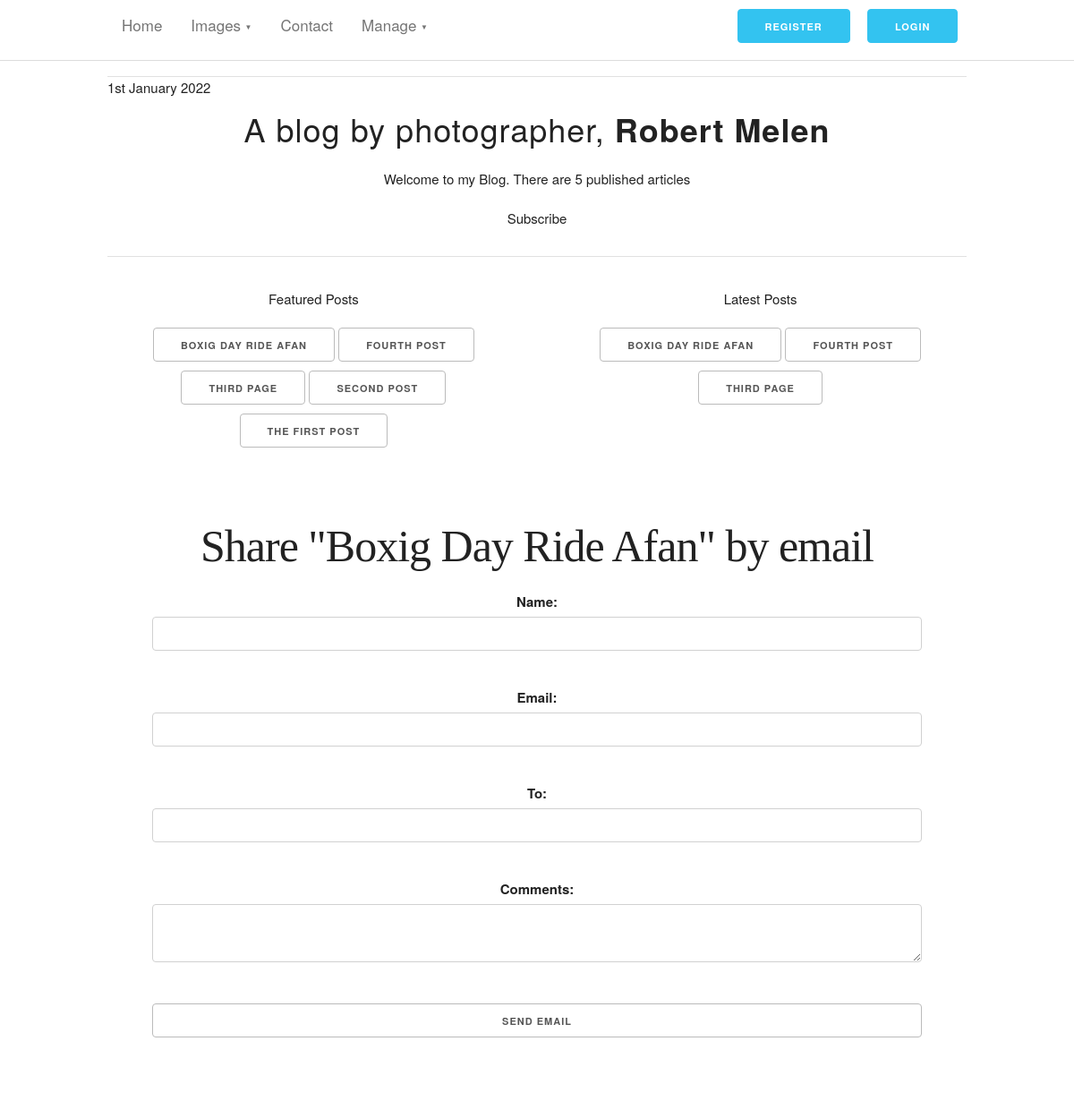
The app's page /myblog/5/share/, older data.
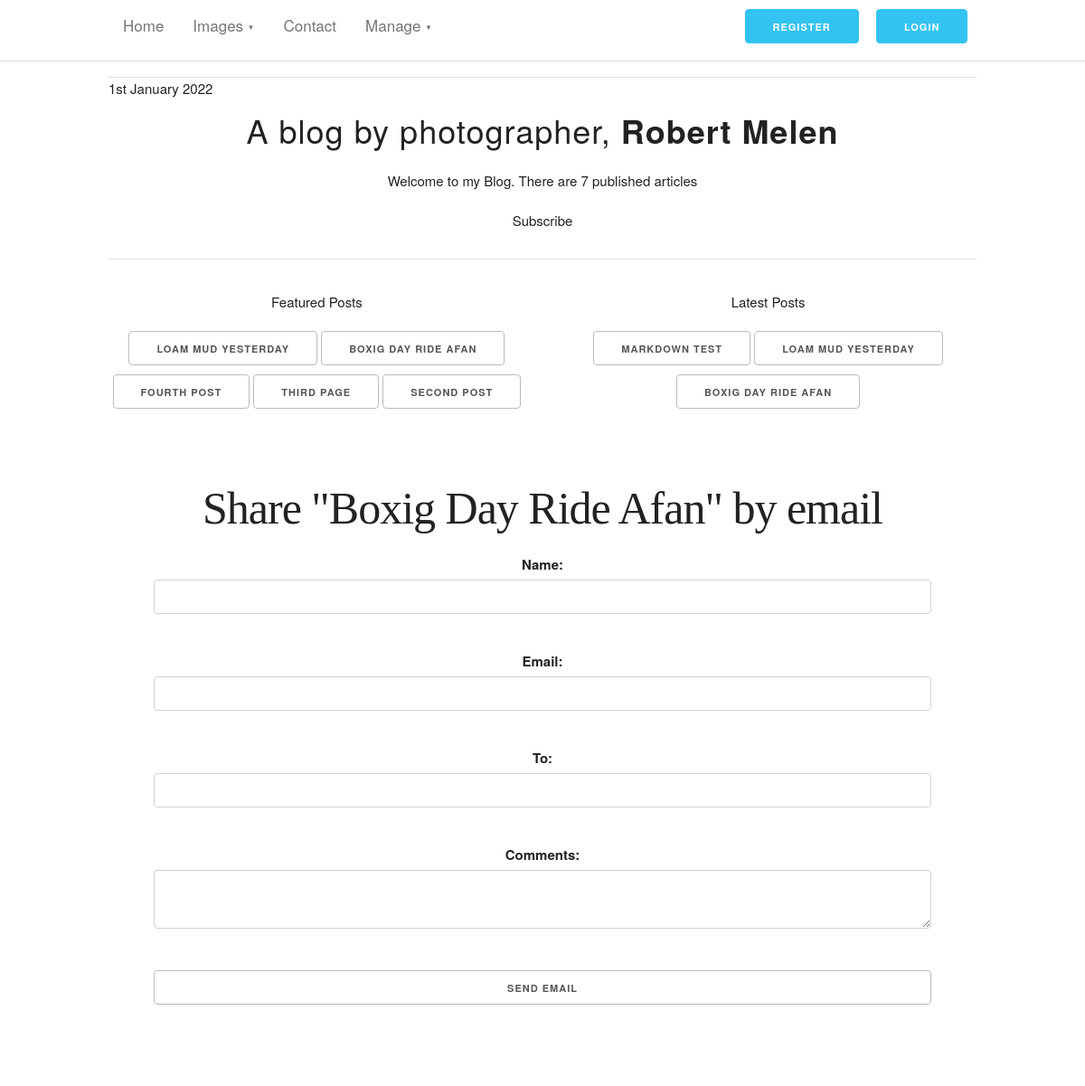
The same page, newer data.
### myblog/models.py (models this page shows, shortened)
class Post(models.Model):
    STATUS = (
        ('published', 'Published'),
        ('unpublished', 'Unpublished'),
    )
    title = models.CharField(max_length=250, null=False, blank=False)
    summary = models.CharField(max_length=100, blank=True)
    slug = models.SlugField(unique_for_date='publish')
    author = models.ForeignKey(Author, on_delete=models.CASCADE, related_name='blog_posts')
    body = models.TextField()
    publish = models.DateTimeField(default=timezone.now)
    created = models.DateTimeField(auto_now_add=True)
    updated = models.DateTimeField(auto_now=True)
    edited = models.DateTimeField(auto_now_add=True)
    status = models.CharField(max_length=50, choices=STATUS, default='unpublished')
    featured = models.BooleanField(default=False)
    comments_option = models.BooleanField(default=True)
    objects = models.Manager()
    published = PublishedManager()
    feature = FeaturedManager()
    tags = TaggableManager(verbose_name="Add Tags", help_text="Use comma to separate")
    class Meta:
        ordering = ('-publish',)
    def get_absolute_url(self):
        return reverse('myblog:post_detail', args=[self.publish.year,
                                                   self.publish.month,
                                                   self.publish.day,
                                                   self.slug])

### myblog/views.py (the view)
# urls.py: path('<int:post_id>/share/', views.post_share, name='post_share'),
def post_share(request, post_id):
    post = get_object_or_404(Post, id=post_id, status='published')
    sent = False
    if request.method == 'POST':
        form = EmailPostForm(request.POST)
        if form.is_valid():
            cd = form.cleaned_data
            post_url = request.build_absolute_uri(post.get_absolute_url())
            subject = f"{cd['name']} recommends you read " \
                          f"{post.title}"
            message = f"Read {post.title} at {post_url}\n\n" \
                      f"{cd['name']}\'s comments: {cd['comments']}"
            send_mail(subject, message, 'admin@myblog.com', [cd['to']])
            sent = True
    else: #.....send email
        form = EmailPostForm()
    return render(request, 'post/share.html', {'post': post,
                                                'form': form,
                                                'sent': sent})

### myblog/forms.py
class EmailPostForm(forms.Form):
    name = forms.CharField(max_length=25)
    email = forms.EmailField()
    to = forms.EmailField()
    comments = forms.CharField(required=False, widget=forms.Textarea)

### myblog/models.py (called while the page is built)
    def get_queryset(self):
        return super(PublishedManager, self).get_queryset().filter(status='published')

    def get_queryset(self):
        return super(FeaturedManager, self).get_queryset().filter(featured=True, status='published')

### myblog/templatetags/blog_tags.py (called while the page is built)
@register.simple_tag
def total_posts():
    return Post.published.count()

@register.inclusion_tag('post/latest_posts.html')
def show_latest_posts(count=3):
    latest_posts = Post.published.order_by('-publish')[:count]
    return {'latest_posts' : latest_posts}

@register.inclusion_tag('post/featured_posts.html')
def featured_posts(count=5):
    featured_posts = Post.feature.all()[:count]
    return {'featured_posts' : featured_posts }

### myblog/templates/post/share.html (shortened to what this page needs)
{% extends "blog/base.html" %}
{% block content %}
    {% if sent %}
        <h1>E-mail successfully sent</h1>
        <p>
            "{{ post.title }}" was succefully sent to {{ form.cleaned_data.to }}.
        </p>
    {% else %}
        <h1>Share "{{ post.title }}" by email</h1>
        <form method="post">
            {{ form.as_p }}
            <input type="submit" value="Send email">
        </form>
    {% endif %}
{% endblock %}

### myblog/templates/post/featured_posts.html
<h6 style="display: inline-block">
    {% for post in featured_posts %}
        <a class="button" href="{{ post.get_absolute_url }}">{{ post.title }}</a>
    {% endfor %}
</h6>

### myblog/templates/post/latest_posts.html
<H6>
    {% for post in latest_posts %}
        <a class="button" href="{{ post.get_absolute_url }}">{{ post.title }}</a>
    {% endfor %}
</H6>

Row changes from the older to the newer data that the page shows:
no longer on one of the page's lists (row unchanged): Post: title "FOURTH POST"
no longer on one of the page's lists (row unchanged): Post: title "THIRD PAGE"
no longer on this page (row unchanged): Post: title "THE FIRST POST", shown under "Featured Posts"
added Post: title "LOAM MUD YESTERDAY"
added Post: title "MARKDOWN TEST", shown under "Latest Posts"
Text that changed along with them:
text no longer shown: "5"
text now shown: "7"
